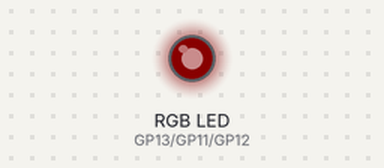
A program run on a simulated Raspberry Pi Pico running MicroPython. On the bench: an RGB LED mixed from three pins (HIGH = lit). Dim RGB values are drawn brighter than linear.

Above: at 0.05 s.
At 0.5 s:
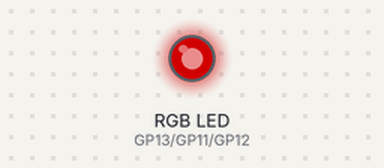
At 0.9 s:
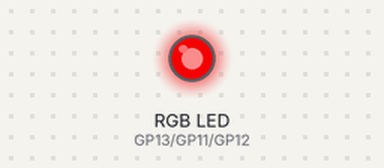
At 1.8 s:
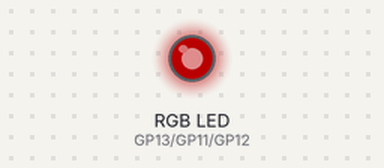
Timing chart, 0 to 4.8 s (numbered marks = the images above):
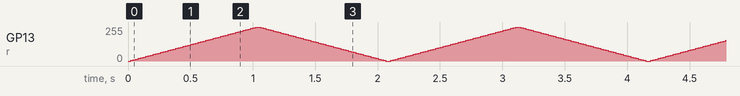

The program:

03_fade_vermelho.py
```python
from machine import Pin, PWM
import time

r = PWM(Pin(13), freq=1000)
g = PWM(Pin(11), freq=1000)
b = PWM(Pin(12), freq=1000)
g.duty_u16(0)
b.duty_u16(0)

while True:
    for valor in range(0, 256, 5):
        r.duty_u16(valor * 257)
        time.sleep_ms(20)
    for valor in range(255, -1, -5):
        r.duty_u16(valor * 257)
        time.sleep_ms(20)
```
